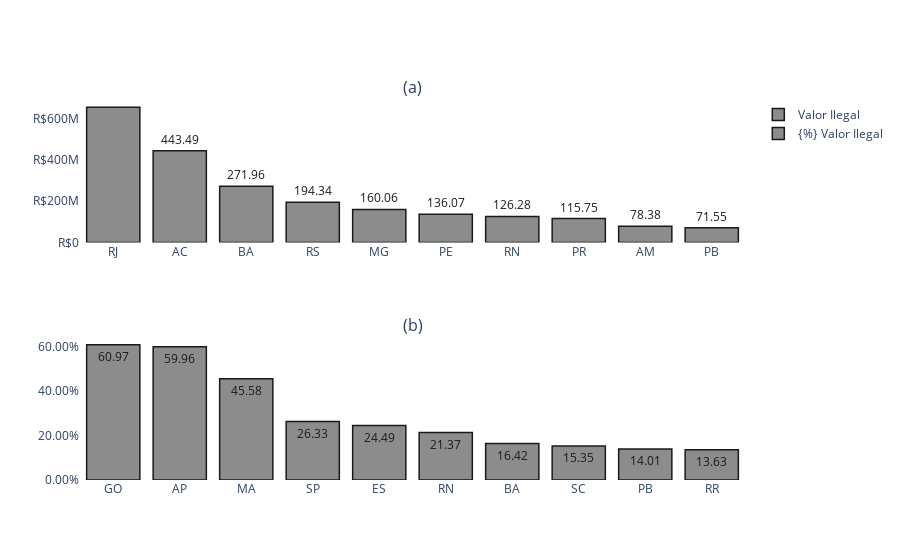

Notebook cell for this chart:
### Code cell
import plotly.graph_objects as go
from plotly.subplots import make_subplots

df2 = df.sort_values(by='Valor Ilegal',ascending=False)
df2['{%} Valor Ilegal']=df2['{%} Valor Ilegal'].round(4)
df2['{%} de Ilegalidades']=df2['{%} de Ilegalidades'].round(4)
indexes=df2.index

fig = make_subplots(rows=2, cols=1,#,specs=[[{}, {}],
           #[{"colspan": 2}, None]],
           subplot_titles=("(a)","(b)"))

#Geral##
pd.set_option('display.float_format',  '{:,}M'.format)

fig.add_trace(go.Bar(name=df2.columns[4], 
           x=indexes, y=df2['Valor Ilegal'][0:10].values,
           text=(df2['Valor Ilegal'][0:10]/1000000).round(2),
           textposition='outside'    
       ),row=1,col=1).update_yaxes(tickprefix="R$",row=1,col=1)

df2 = df.sort_values(by='{%} Valor Ilegal',ascending=False)

df2['{%} Valor Ilegal']=df2['{%} Valor Ilegal'].round(4)
df2['{%} de Ilegalidades']=df2['{%} de Ilegalidades'].round(4)
indexes=df2.index

fig.add_trace(go.Bar(name=df2.columns[5], 
           x=indexes[0:10], y=df2['{%} Valor Ilegal'][0:10].values,
           text=(df2['{%} Valor Ilegal'][0:10]*100).round(2),
           textposition='auto'        
       ),row=2,col=1).update_yaxes(tickformat='.2%',row=2,col=1)

#COLORAÇÃO TEST
fig.update_traces(marker_color='rgb(128,128,128)', marker_line_color='rgb(0,0,0)',
                  marker_line_width=1.5, opacity=0.9,textfont_color='rgb(0,0,0)')

fig.update_layout(barmode='group',showlegend=True,paper_bgcolor='rgba(255,255,255)',
plot_bgcolor='rgba(255,255,255,0)')

fig.show()

### Figure 1 — Plotly figure (JSON) as saved in the notebook; plotly's stock layout.template omitted (floating-point values rounded to 4 significant figures)
{"data": [{"marker": {"color": "rgb(128,128,128)", "line": {"color": "rgb(0,0,0)", "width": 1.5}}, "name": "Valor Ilegal", "opacity": 0.9, "text": [654.6, 443.5, 272.0, 194.3, 160.1, 136.1, 126.3, 115.8, 78.38, 71.55], "textfont": {"color": "rgb(0,0,0)"}, "textposition": "outside", "type": "bar", "x": ["RJ", "AC", "BA", "RS", "MG", "PE", "RN", "PR", "AM", "PB", "CE", "MS", "PI", "RR", "AL", "SP", "SE", "MT", "RO", "GO", "TO", "SC", "ES", "PA", "MA", "AP"], "xaxis": "x", "y": [654600000.0, 443500000.0, 272000000.0, 194300000.0, 160100000.0, 136100000.0, 126300000.0, 115700000.0, 78380000.0, 71550000.0], "yaxis": "y"}, {"marker": {"color": "rgb(128,128,128)", "line": {"color": "rgb(0,0,0)", "width": 1.5}}, "name": "{%} Valor Ilegal", "opacity": 0.9, "text": [60.97, 59.96, 45.58, 26.33, 24.49, 21.37, 16.42, 15.35, 14.01, 13.63], "textfont": {"color": "rgb(0,0,0)"}, "textposition": "auto", "type": "bar", "x": ["GO", "AP", "MA", "SP", "ES", "RN", "BA", "SC", "PB", "RR"], "xaxis": "x2", "y": [0.6097, 0.5996, 0.4558, 0.2633, 0.2449, 0.2137, 0.1642, 0.1535, 0.1401, 0.1363], "yaxis": "y2"}], "layout": {"annotations": [{"font": {"size": 16}, "showarrow": false, "text": "(a)", "x": 0.5, "xanchor": "center", "xref": "paper", "y": 1, "yanchor": "bottom", "yref": "paper"}, {"font": {"size": 16}, "showarrow": false, "text": "(b)", "x": 0.5, "xanchor": "center", "xref": "paper", "y": 0.375, "yanchor": "bottom", "yref": "paper"}], "barmode": "group", "paper_bgcolor": "rgba(255,255,255)", "plot_bgcolor": "rgba(255,255,255,0)", "showlegend": true, "xaxis": {"anchor": "y", "domain": [0, 1]}, "xaxis2": {"anchor": "y2", "domain": [0, 1]}, "yaxis": {"anchor": "x", "domain": [0.625, 1], "tickprefix": "R$"}, "yaxis2": {"anchor": "x2", "domain": [0, 0.375], "tickformat": ".2%"}}}
